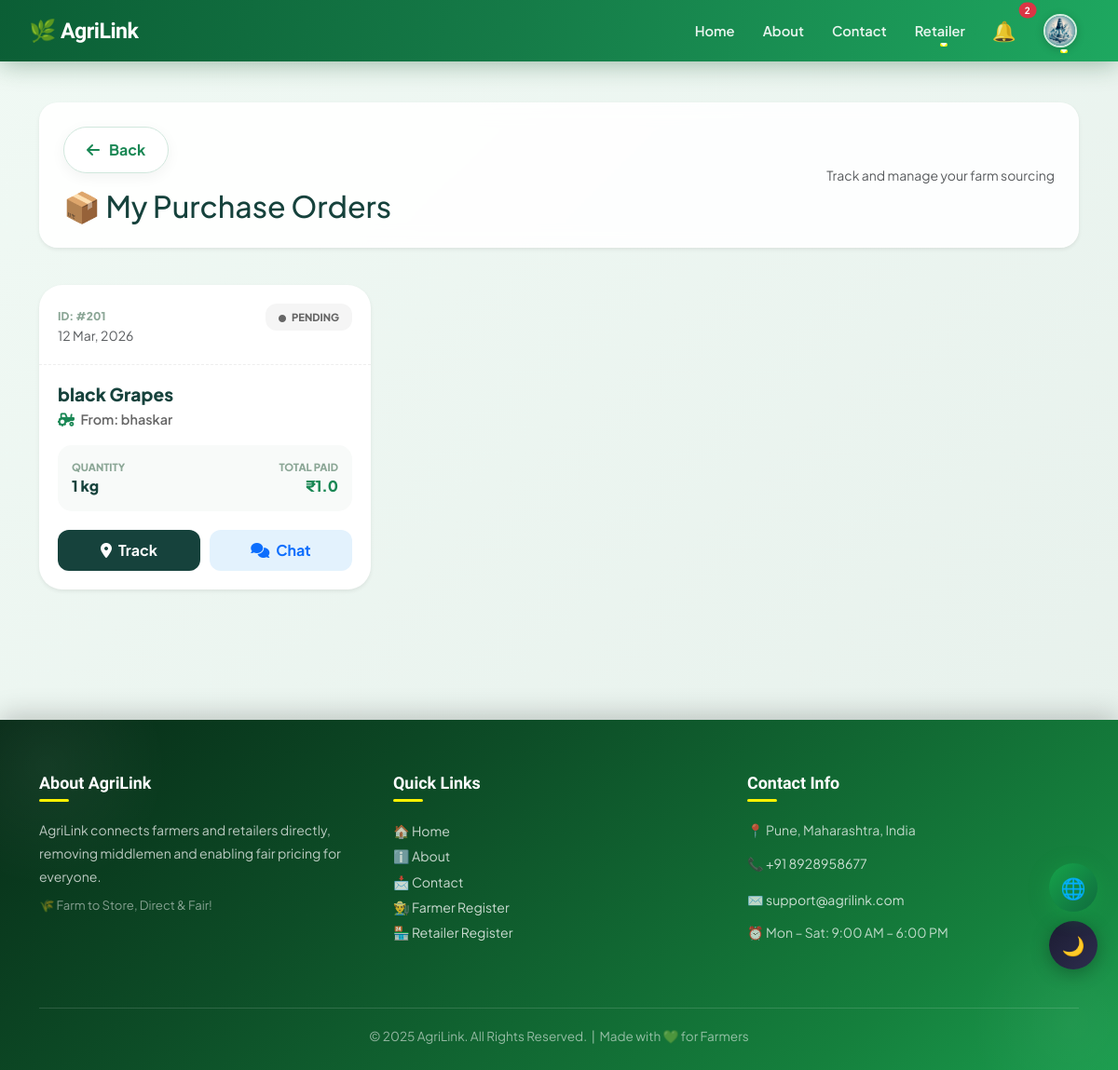
/retailer_products/ (signed in), run on the app's committed database.
### projectapp/models.py (models this page shows, shortened)
class Order(models.Model):
    STATUS_CHOICES = [
        ('Pending', 'Pending'),
        ('Accepted', 'Accepted'),
        ('Packed', 'Packed'),
        ('Dispatched', 'Dispatched'),
        ('Delivered', 'Delivered'),
        ('Paid', 'Paid'),
    ]
    product = models.ForeignKey('Product', on_delete=models.PROTECT, related_name='orders')
    farmer = models.ForeignKey('Farmer', on_delete=models.CASCADE, related_name='orders', default=1)
    retailer = models.ForeignKey('Retailer', on_delete=models.CASCADE, related_name='orders')
    quantity = models.IntegerField(default=1)
    order_date = models.DateTimeField(auto_now_add=True)
    status = models.CharField(max_length=30, choices=STATUS_CHOICES, default='Pending')
    address = models.TextField(blank=True, null=True)
    contact = models.CharField(max_length=20, blank=True, null=True)
    current_lat = models.FloatField(null=True, blank=True)
    current_lng = models.FloatField(null=True, blank=True)
    driver = models.ForeignKey('Driver', on_delete=models.SET_NULL, null=True, blank=True)
    total_amount = models.FloatField(default=0.0)
    farmer_paid = models.BooleanField(default=False)  # ✅ ADD THIS

class Product(models.Model):
    product = models.CharField(max_length=100)
    description = models.TextField()
    created_at = models.DateTimeField(default=timezone.now)
    price = models.FloatField()
    latitude = models.FloatField(null=True, blank=True)  # 🆕
    longitude = models.FloatField(null=True, blank=True)  # 🆕
    quantity = models.IntegerField()
    location = models.CharField(max_length=50)
    image = models.ImageField(upload_to='product_images/', blank=True, null=True)
    farmer = models.ForeignKey('Farmer', on_delete=models.CASCADE, related_name='products')

class Farmer(models.Model):
    name = models.CharField(max_length=100)
    email = models.EmailField()
    password = models.CharField(max_length=100)
    contact = models.CharField(max_length=20)
    address = models.TextField()
    gender = models.CharField(max_length=10)
    first_login = models.BooleanField(default=True)
    profile_image = models.ImageField(upload_to='profiles/', default='profiles/default.jpg')
    bank_account_number = models.CharField(max_length=20, blank=True, null=True)
    ifsc_code = models.CharField(max_length=15, blank=True, null=True)

### projectapp/views.py (the view)
# urls.py: path("retailer_products/", views.retailer_products, name="retailer_products"),
def retailer_products(request):
    if request.session.get("user_type") != "retailer":
        return redirect("retailer_login")
    retailer_name = request.session.get("name")
    retailer = get_object_or_404(Retailer, name=retailer_name)
    orders = Order.objects.filter(retailer=retailer).exclude(status="Delivered").order_by('-order_date')
    return render(request, "retailer_products.html", {"orders": orders})

### projectapp/context_processors.py (called while the page is built)
def navbar_notifications(request):
    user_type = request.session.get('user_type')
    name = request.session.get('name')
    notes = []
    if user_type == "farmer" and name:
        notes = Notification.objects.filter(receiver_farmer__name=name, is_read=False).order_by('-timestamp')
    elif user_type == "retailer" and name:
        notes = Notification.objects.filter(receiver_retailer__name=name, is_read=False).order_by('-timestamp')
    elif user_type == "driver" and name:
        notes = Notification.objects.filter(receiver_driver__name=name, is_read=False).order_by('-timestamp')
    return {'navbar_notes': notes, 'user_type': user_type}

### projectapp/templatetags/custom_filters.py (called while the page is built)
@register.filter
def mul(value, arg):
    try:
        return float(value) * float(arg)
    except:
        return 0

### projectapp/templates/retailer_products.html (shortened to what this page needs)
{% extends 'master.html' %}
{% load custom_filters %}
{% block body %}
<link rel="stylesheet" href="https://cdnjs.cloudflare.com/ajax/libs/font-awesome/6.4.0/css/all.min.css">
<div class="container main-wrapper">
    <div class="orders-header shadow-sm">
        <div>
            <a href="javascript:history.back()" class="btn-back-nav mb-2">
                <i class="fas fa-arrow-left"></i> Back
            </a>
            <h2 class="fw-800 mb-0 mt-2" style="color: var(--dark-green);">📦 My Purchase Orders</h2>
        </div>
        <div class="text-md-end">
            <p class="text-muted small mb-0">Track and manage your farm sourcing</p>
        </div>
    </div>
    <div class="row g-4">
        {% for order in orders %}
        <div class="col-lg-4 col-md-6">
            <div class="card order-card shadow-sm">
                <div class="card-top">
                    <div>
                        <span class="order-id">ID: #{{ order.id }}</span>
                        <p class="text-muted small mb-0">{{ order.order_date|date:"d M, Y" }}</p>
                    </div>
                    <span class="status-pill status-{{ order.status|lower }}">
                        <i class="fas fa-circle me-1" style="font-size: 0.5rem;"></i> {{ order.status }}
                    </span>
                </div>
                <div class="card-mid">
                    <h5 class="product-name">{{ order.product.product }}</h5>
                    <p class="farmer-name"><i class="fas fa-tractor me-1 text-success"></i> From: {{ order.farmer.name }}</p>
                    <div class="price-box">
                        <div>
                            <span class="price-label">QUANTITY</span>
                            <span class="price-val">{{ order.quantity }} kg</span>
                        </div>
                        <div class="text-end">
                            <span class="price-label">TOTAL PAID</span>
                            <span class="price-val text-success">₹{{ order.quantity|mul:order.product.price }}</span>
                        </div>
                    </div>
                </div>
                <div class="action-grid">
                    <a href="{% url 'track_order' order.id %}" class="btn-track">
                        <i class="fas fa-map-marker-alt me-1"></i> Track
                    </a>
                    <a href="{% url 'chat' order.id %}" class="btn-chat-custom">
                        <i class="fas fa-comments me-1"></i> Chat
                    </a>
                </div>
            </div>
        </div>
        {% endfor %}
    </div>
</div>
{% endblock %}

### projectapp/templates/master.html (style rules this page uses)
:root { --g50: #f0fdf4; --g100: #dcfce7; --g200: #bbf7d0; --g400: #4ade80; --g500: #22c55e; --g600: #16a34a; --g700: #15803d; --g800: #166534; --g900: #14532d; --bg: #ffffff; --bg2: #f0fdf4; --bg3: #ffffff; --txt: #0d1f14; --txt2: #3d6650; --txt3: #6b8070; --bdr: #d1fae5; --inp: #f8fffc; --sh1: 0 1px 4px rgba(10,40,20,.07); --sh2: 0 4px 18px rgba(10,40,20,.11); --sh3: 0 14px 44px rgba(10,40,20,.15); --stripe: #f0fdf4; }
*, *::before, *::after { box-sizing: border-box; }
html { scroll-behavior: smooth; }
body { font-family: 'Plus Jakarta Sans', sans-serif; background: var(--bg); color: var(--txt); transition: background .35s, color .35s; overflow-x: hidden; top: 0 !important; margin: 0; padding: 0; }

### projectapp/templates/retailer_products.html (style rules this page uses)
:root { --primary-green: #198754; --dark-green: #16423C; --glass-bg: rgba(255, 255, 255, 0.9); }
body { background: linear-gradient(135deg, #f0f9f4 0%, #e6f0eb 100%); background-attachment: fixed; font-family: 'Plus Jakarta Sans', sans-serif; }
.main-wrapper { margin-top: 110px; padding-bottom: 80px; }
.btn-back-nav { border: none; padding: 12px 24px; border-radius: 50px; background: white; color: var(--primary-green); font-weight: 700; text-decoration: none; display: inline-flex; align-items: center; gap: 10px; box-shadow: 0 4px 15px rgba(0,0,0,0.05); transition: 0.3s; border: 1px solid #d1e7dd; }
.orders-header { background: var(--glass-bg); backdrop-filter: blur(10px); border-radius: 20px; padding: 25px; border: 1px solid rgba(255,255,255,0.6); margin-bottom: 40px; display: flex; justify-content: space-between; align-items: center; }
.order-card { background: white; border-radius: 25px; border: none; transition: 0.4s cubic-bezier(0.165, 0.84, 0.44, 1); overflow: hidden; position: relative; height: 100%; }
.card-top { padding: 20px; border-bottom: 1px dashed #eee; display: flex; justify-content: space-between; align-items: flex-start; }
.order-id { font-size: 0.75rem; font-weight: 800; color: #8ba696; text-transform: uppercase; }
.status-pill { padding: 6px 14px; border-radius: 12px; font-weight: 800; font-size: 0.7rem; text-transform: uppercase; }
.status-pending { background: #f5f5f5; color: #666; }
.card-mid { padding: 20px; }
.product-name { font-weight: 800; font-size: 1.2rem; color: var(--dark-green); margin-bottom: 5px; }
.farmer-name { font-size: 0.9rem; color: #666; font-weight: 600; }
.price-box { background: #f8faf9; border-radius: 15px; padding: 15px; display: flex; justify-content: space-between; margin-top: 15px; }
.price-label { font-size: 0.7rem; color: #8ba696; font-weight: 800; display: block; }
.price-val { font-size: 1rem; font-weight: 800; color: var(--dark-green); }
.action-grid { display: grid; grid-template-columns: 1fr 1fr; gap: 10px; padding: 0 20px 20px 20px; }
.btn-track { background: var(--dark-green); color: white; border: none; border-radius: 12px; padding: 10px; font-weight: 700; text-decoration: none; text-align: center; transition: 0.3s; }
.btn-chat-custom { background: #e3f2fd; color: #0d6efd; border: none; border-radius: 12px; padding: 10px; font-weight: 700; text-decoration: none; text-align: center; transition: 0.3s; }

### data on the page
Order: id "201", order_date "12 Mar, 2026", status "PENDING", product.product "black Grapes", farmer.name "bhaskar", quantity "1", quantity|mul "1.0"

### other printed values
{{ navbar_notes|length }} "2"
